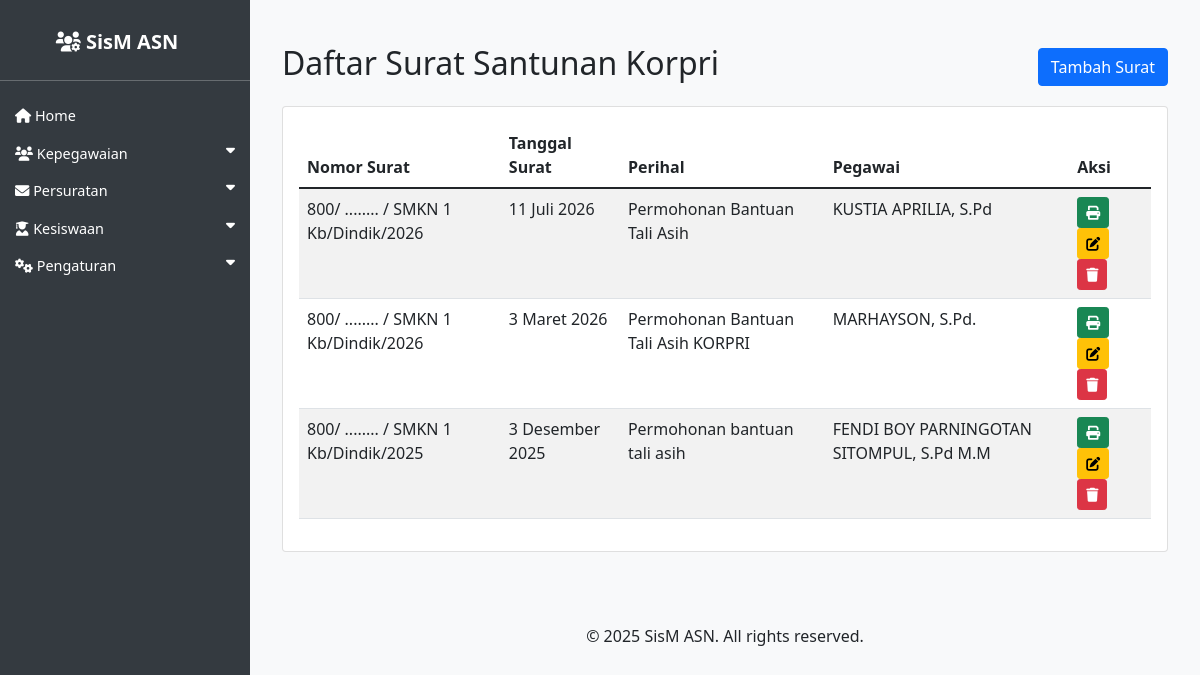
/asn/surat_santunan_korpri/, run on an earlier commit of the app's database.
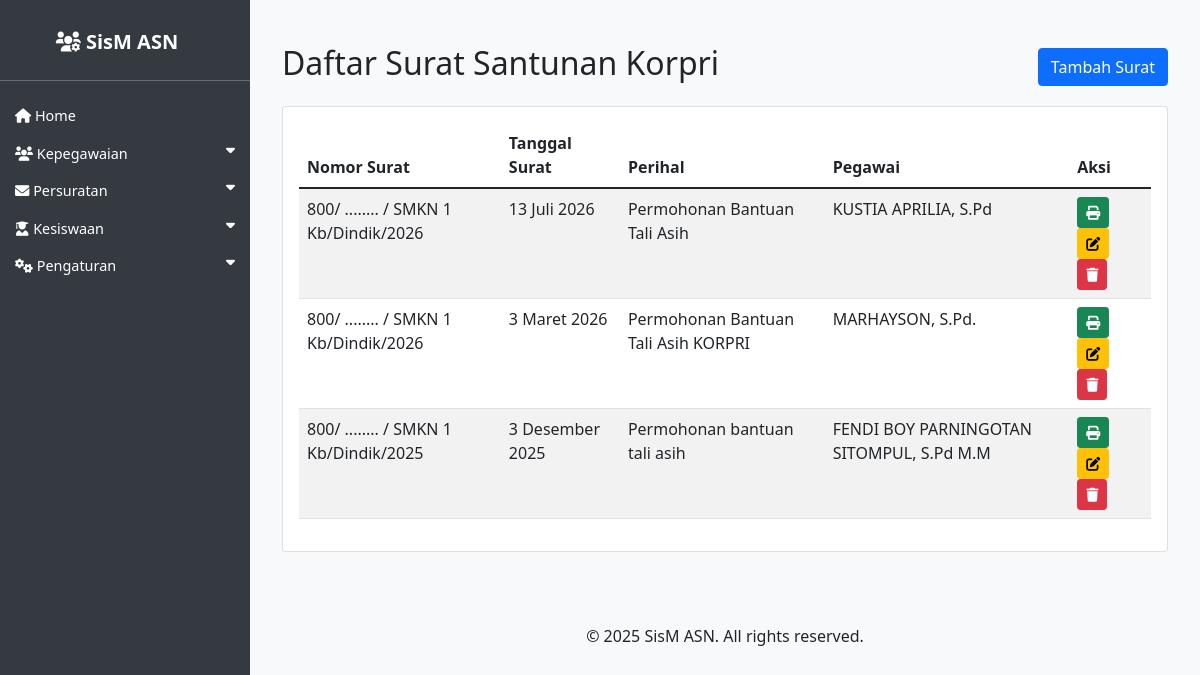
And on a later commit of the database.
### asn_app/models.py (models this page shows, shortened)
class SuratSantunanKorpri(models.Model):
    nomor_surat = models.CharField(max_length=100, verbose_name='Nomor Surat')
    tanggal_surat = models.DateField(verbose_name='Tanggal Surat')
    tempat_ditetapkan = models.CharField(max_length=100, verbose_name='Tempat Ditetapkan')
    instansi_tujuan_surat = models.CharField(max_length=200, verbose_name='Instansi Tujuan Surat')
    kota_tujuan_surat = models.CharField(max_length=100, verbose_name='Kota Tujuan Surat')
    sifat = models.CharField(max_length=100, verbose_name='Sifat')
    lampiran = models.CharField(max_length=100, verbose_name='Lampiran')
    perihal = models.CharField(max_length=200, verbose_name='Perihal')
    pegawai = models.ForeignKey(ASN, on_delete=models.CASCADE, related_name='surat_santunan', verbose_name='Pegawai')
    penandatangan = models.ForeignKey(ASN, on_delete=models.SET_NULL, null=True, blank=True, related_name='penandatangan_santunan', verbose_name='Penandatangan')
    kop_surat = models.ForeignKey(KopSurat, on_delete=models.SET_NULL, null=True, blank=True, verbose_name='Kop Surat')
    created_at = models.DateTimeField(auto_now_add=True)
    updated_at = models.DateTimeField(auto_now=True)

class ASN(models.Model):
    JENIS_KELAMIN_CHOICES = [
        ('L', 'Laki-laki'),
        ('P', 'Perempuan'),
    ]
    AGAMA_CHOICES = [
        ('ISLAM', 'Islam'),
        ('KRISTEN', 'Kristen'),
        ('KATOLIK', 'Katolik'),
        ('HINDU', 'Hindu'),
        ('BUDDHA', 'Buddha'),
        ('KONGHUCU', 'Konghucu'),
    ]
    nip = models.CharField(max_length=18, unique=True, null=True, blank=True)
    nama = models.CharField(max_length=100)
    tempat_lahir = models.CharField(max_length=50)
    tanggal_lahir = models.DateField()
    jenis_kelamin = models.CharField(max_length=1, choices=JENIS_KELAMIN_CHOICES)
    agama = models.CharField(max_length=10, choices=AGAMA_CHOICES)
    alamat = models.TextField()
    email = models.EmailField()
    telepon = models.CharField(max_length=15)
    jabatan = models.CharField(max_length=100)
    pangkat = models.CharField(max_length=50, null=True, blank=True)
    golongan = models.CharField(max_length=5, null=True, blank=True)
    nama_istri_suami = models.CharField(max_length=100, blank=True, null=True, verbose_name='Nama Istri/Suami')
    unit_kerja = models.CharField(max_length=100)
    foto = models.ImageField(upload_to='asn_fotos/', blank=True, null=True)
    created_at = models.DateTimeField(auto_now_add=True)
    updated_at = models.DateTimeField(auto_now=True)

### asn_app/views.py (the view)
# urls.py: path('surat_santunan_korpri/', views.surat_santunan_korpri_list, name='surat_santunan_korpri_list'),
def surat_santunan_korpri_list(request):
    surat_list = SuratSantunanKorpri.objects.all().order_by('-created_at')
    return render(request, 'asn_app/surat_santunan_korpri_list.html', {'surat_list': surat_list})

### asn_app/templates/asn_app/surat_santunan_korpri_list.html
{% extends 'asn_app/base.html' %}
{% load i18n %}
{% load indonesian_date_tags %}
{% block content %}
<div class="container mt-4">
    <div class="d-flex justify-content-between align-items-center mb-3">
        <h2>Daftar Surat Santunan Korpri</h2>
        <a href="{% url 'surat_santunan_korpri_create' %}" class="btn btn-primary">Tambah Surat</a>
    </div>
    <div class="card">
        <div class="card-body">
            <table class="table table-striped table-hover">
                <thead>
                    <tr>
                        <th>Nomor Surat</th>
                        <th>Tanggal Surat</th>
                        <th>Perihal</th>
                        <th>Pegawai</th>
                        <th>Aksi</th>
                    </tr>
                </thead>
                <tbody>
                    {% for surat in surat_list %}
                    <tr>
                        <td>{{ surat.nomor_surat }}</td>
                        <td>{{ surat.tanggal_surat|indonesian_date:"%d %B %Y" }}</td>
                        <td>{{ surat.perihal }}</td>
                        <td>{{ surat.pegawai.nama }}</td>
                        <td>
                            <a href="{% url 'surat_santunan_korpri_export_pdf' surat.pk %}" class="btn btn-sm btn-success"><i class="fas fa-print"></i> </a>
                            <a href="{% url 'surat_santunan_korpri_update' surat.pk %}" class="btn btn-sm btn-warning"><i class="fas fa-edit"></i> </a>
                            <a href="{% url 'surat_santunan_korpri_delete' surat.pk %}" class="btn btn-sm btn-danger"><i class="fas fa-trash"></i> </a>
                        </td>
                    </tr>
                    {% empty %}
                    <tr>
                        <td colspan="5" class="text-center">Tidak ada surat santunan korpri.</td>
                    </tr>
                    {% endfor %}
                </tbody>
            </table>
        </div>
    </div>
</div>
{% endblock %}

What changed in the data, as far as the page shows it:
changed SuratSantunanKorpri "Permohonan Bantuan Tali Asih": tanggal_surat|indonesian_date "11 Juli 2026" → "13 Juli 2026"
